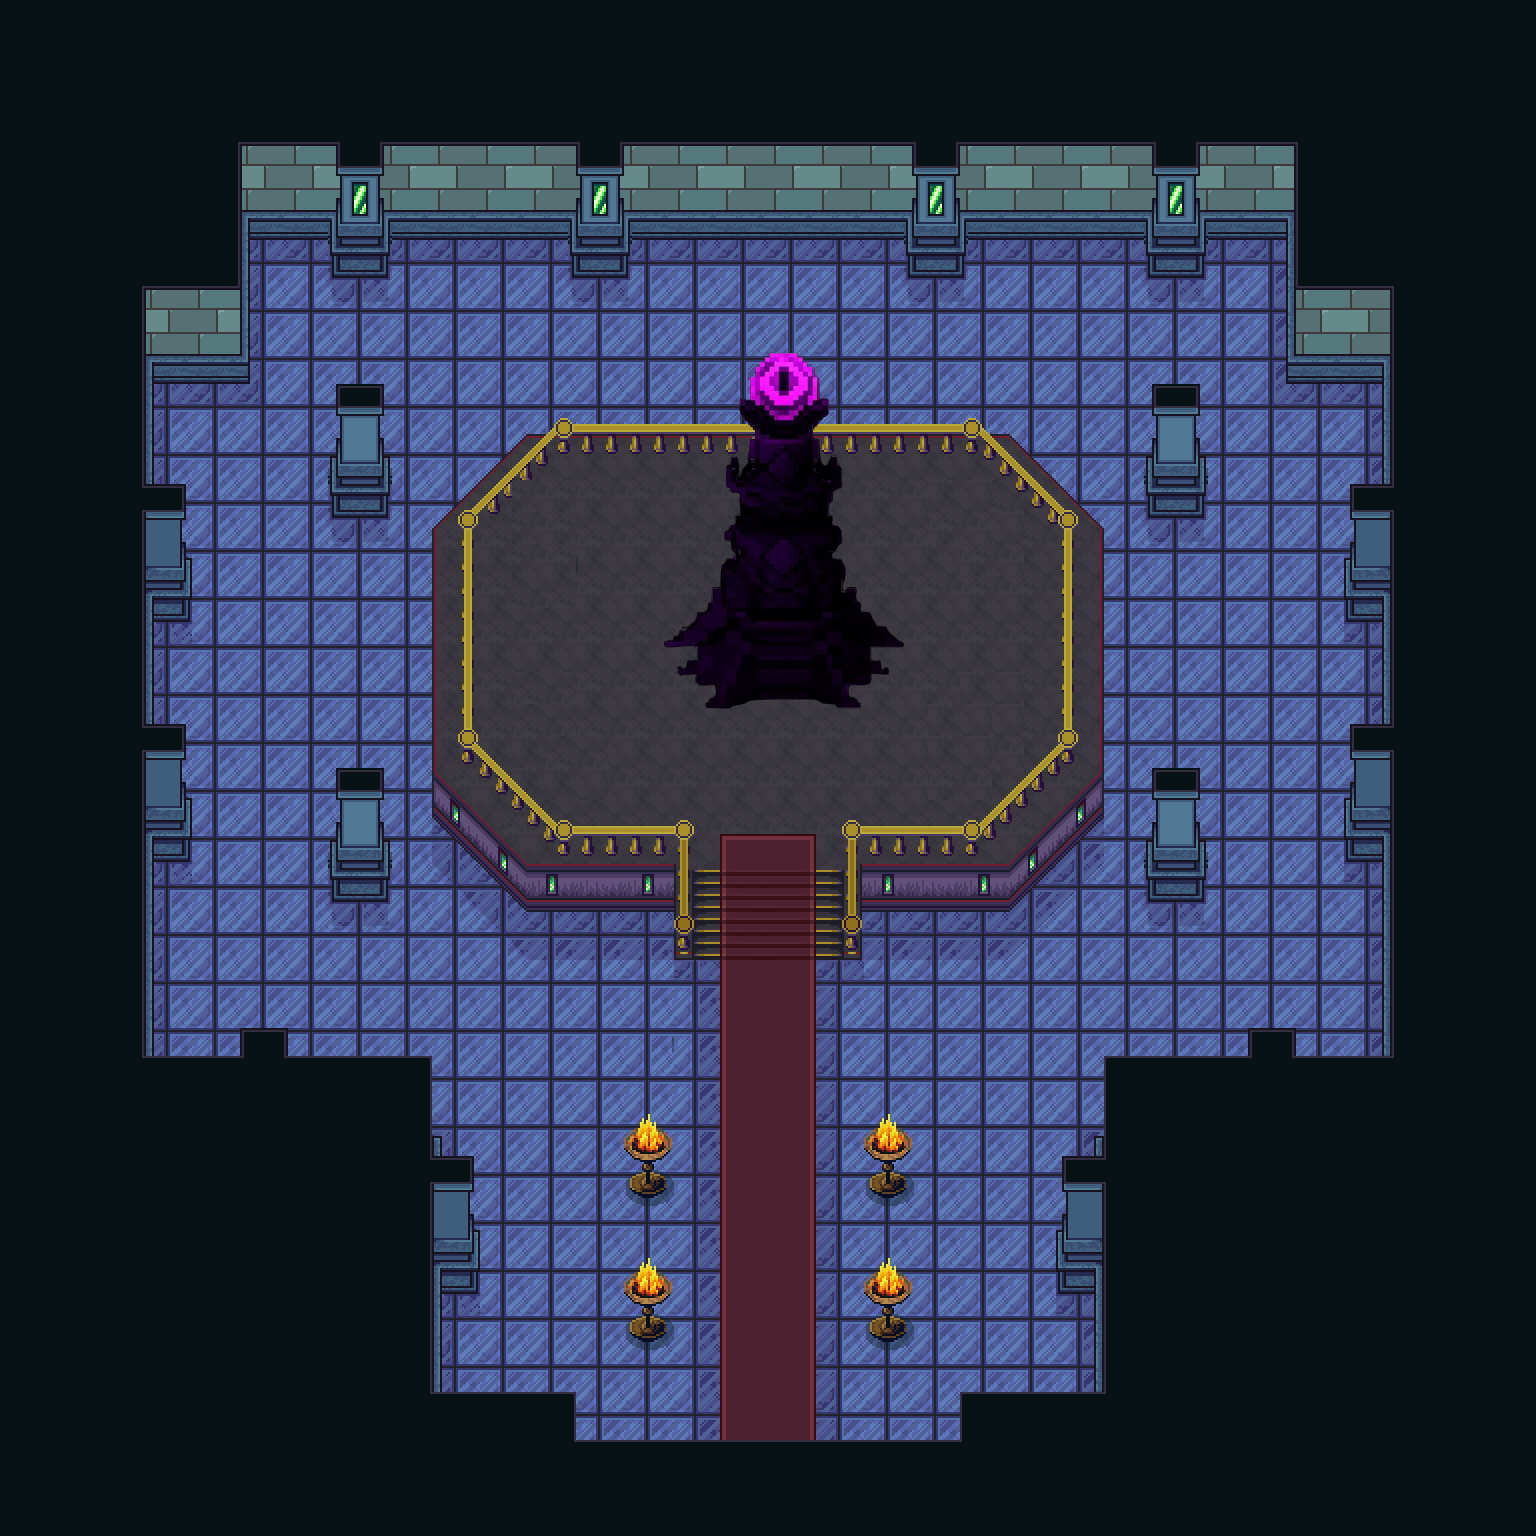

This game map was drawn from its Tiled (.tmx) file and the tilesets committed beside it. A one-line description and the trimmed map source follow:
An orthogonal 48x48 tile map with 32x32 px tiles, 3 tile layers (Tile_Layer_2, Tile-Layer_1, Tile Layer 3), 4 tilesets and 4 objects (teleport).

<map version="1.10" tiledversion="1.11.2" orientation="orthogonal" renderorder="right-down" width="48" height="48" tilewidth="32" tileheight="32" infinite="0" nextlayerid="7" nextobjectid="8">
 <editorsettings>
  <export target="boss_1.tmx" format="tmx" />
 </editorsettings>
 <tileset firstgid="1" name="boss_1" tilewidth="32" tileheight="32" tilecount="2304" columns="48">
  <image source="boss_1.png" width="1536" height="1536" />
 </tileset>
 <tileset firstgid="2305" name="boss_1" tilewidth="32" tileheight="32" tilecount="2304" columns="48">
  <image source="boss_1.png" width="1536" height="1536" />
 </tileset>
 <tileset firstgid="4609" source="tower_void.tsx" />
 <tileset firstgid="4834" source="tower.tsx" />
 <layer id="2" name="Tile_Layer_2" width="48" height="48">
  <properties>
   <property name="blocked" type="bool" value="true" />
  </properties>
  <data>[2304 cells, 1449 non-empty, 42 distinct tile ids]</data>
 </layer>
 <layer id="1" name="Tile-Layer_1" width="48" height="48">
  <data>[2304 cells, 2304 non-empty, 2265 distinct tile ids]</data>
 </layer>
 <layer id="3" name="Tile Layer 3" width="48" height="48">
  <data>[2304 cells, 143 non-empty, 143 distinct tile ids]</data>
 </layer>
 <objectgroup id="3" name="objects">
  <object id="1" name="teleport" type="teleport" x="749.643" y="1405.99" width="32" height="32">
   <properties>
    <property name="dest" value="../map/boss_3.tmx" />
    <property name="dest_x" type="int" value="748" />
    <property name="dest_y" type="int" value="1414" />
   </properties>
  </object>
 </objectgroup>
 <objectgroup id="6" name="tower_void">
  <object id="5" x="667.333" y="604.667" width="230" height="98" />
  <object id="6" x="757.333" y="352" width="53.3333" height="67.3333" />
  <object id="7" gid="4834" x="548" y="726.667" width="480" height="480" />
 </objectgroup>
</map>
